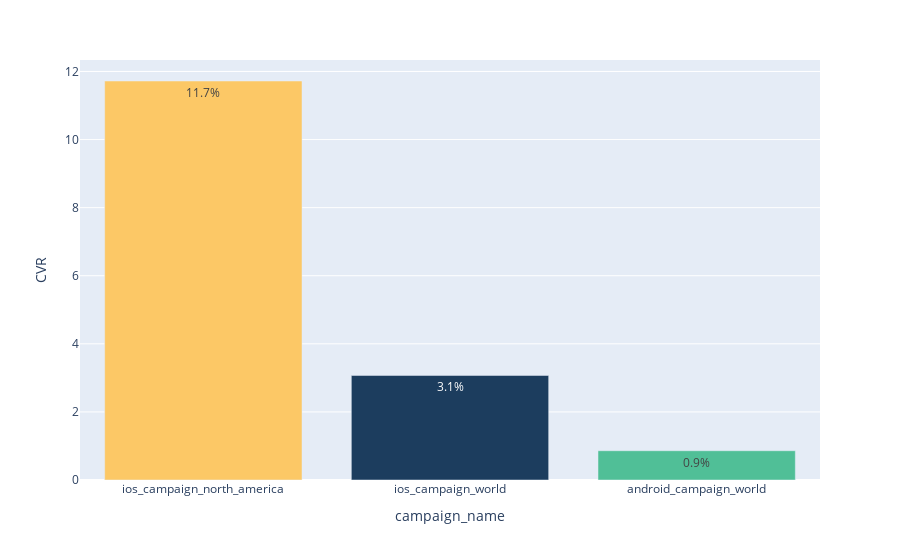

Write notebook code for a chart like this one.
### Code cell
fig = px.bar(cvr, x='campaign_name', y='CVR',text = 'CVR',color = 'campaign_name',
             color_discrete_sequence= ['#1c3d5e','#50bf97','#fcc866','#e3655b','#c0d6df'])
fig = fig.update_layout(xaxis={'categoryorder':'total descending'},showlegend=False)
fig = fig.update_xaxes(tickangle=0)
fig.update_traces(texttemplate='%{text:.1f}%', textposition='inside')

### Figure 1 — Plotly figure (JSON) as saved in the notebook; plotly's stock layout.template omitted (floating-point values rounded to 4 significant figures)
{"data": [{"alignmentgroup": "True", "hoverlabel": {"namelength": 0}, "hovertemplate": "campaign_name=%{x}<br>CVR=%{text}", "legendgroup": "ios_campaign_world", "marker": {"color": "#1c3d5e"}, "name": "ios_campaign_world", "offsetgroup": "ios_campaign_world", "orientation": "v", "showlegend": true, "text": [3.07], "textposition": "inside", "texttemplate": "%{text:.1f}%", "type": "bar", "x": ["ios_campaign_world"], "xaxis": "x", "y": [3.07], "yaxis": "y"}, {"alignmentgroup": "True", "hoverlabel": {"namelength": 0}, "hovertemplate": "campaign_name=%{x}<br>CVR=%{text}", "legendgroup": "android_campaign_world", "marker": {"color": "#50bf97"}, "name": "android_campaign_world", "offsetgroup": "android_campaign_world", "orientation": "v", "showlegend": true, "text": [0.86], "textposition": "inside", "texttemplate": "%{text:.1f}%", "type": "bar", "x": ["android_campaign_world"], "xaxis": "x", "y": [0.86], "yaxis": "y"}, {"alignmentgroup": "True", "hoverlabel": {"namelength": 0}, "hovertemplate": "campaign_name=%{x}<br>CVR=%{text}", "legendgroup": "ios_campaign_north_america", "marker": {"color": "#fcc866"}, "name": "ios_campaign_north_america", "offsetgroup": "ios_campaign_north_america", "orientation": "v", "showlegend": true, "text": [11.72], "textposition": "inside", "texttemplate": "%{text:.1f}%", "type": "bar", "x": ["ios_campaign_north_america"], "xaxis": "x", "y": [11.72], "yaxis": "y"}], "layout": {"barmode": "relative", "legend": {"title": {"text": "campaign_name"}, "tracegroupgap": 0}, "margin": {"t": 60}, "showlegend": false, "xaxis": {"anchor": "y", "categoryarray": ["ios_campaign_world", "android_campaign_world", "ios_campaign_north_america"], "categoryorder": "total descending", "domain": [0, 1], "tickangle": 0, "title": {"text": "campaign_name"}}, "yaxis": {"anchor": "x", "domain": [0, 1], "title": {"text": "CVR"}}}}
